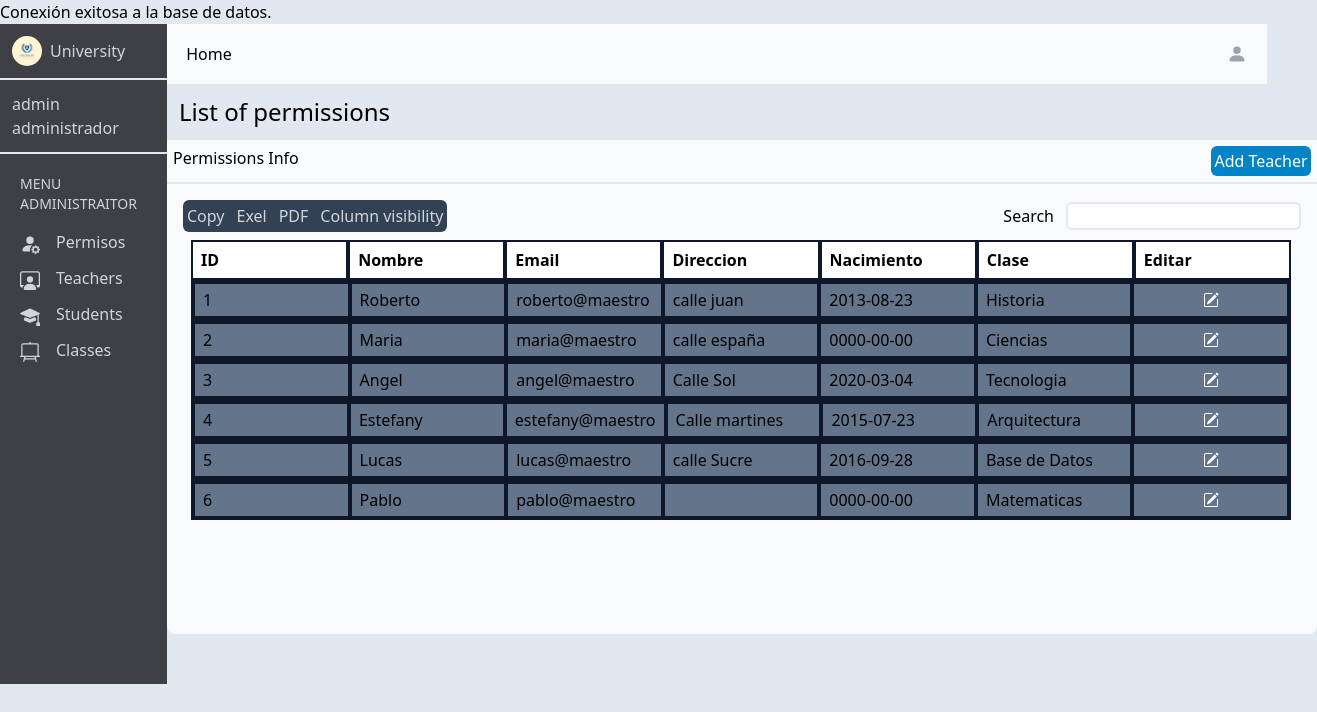
The page /adminmaes.php (signed in) on the database as committed earlier.
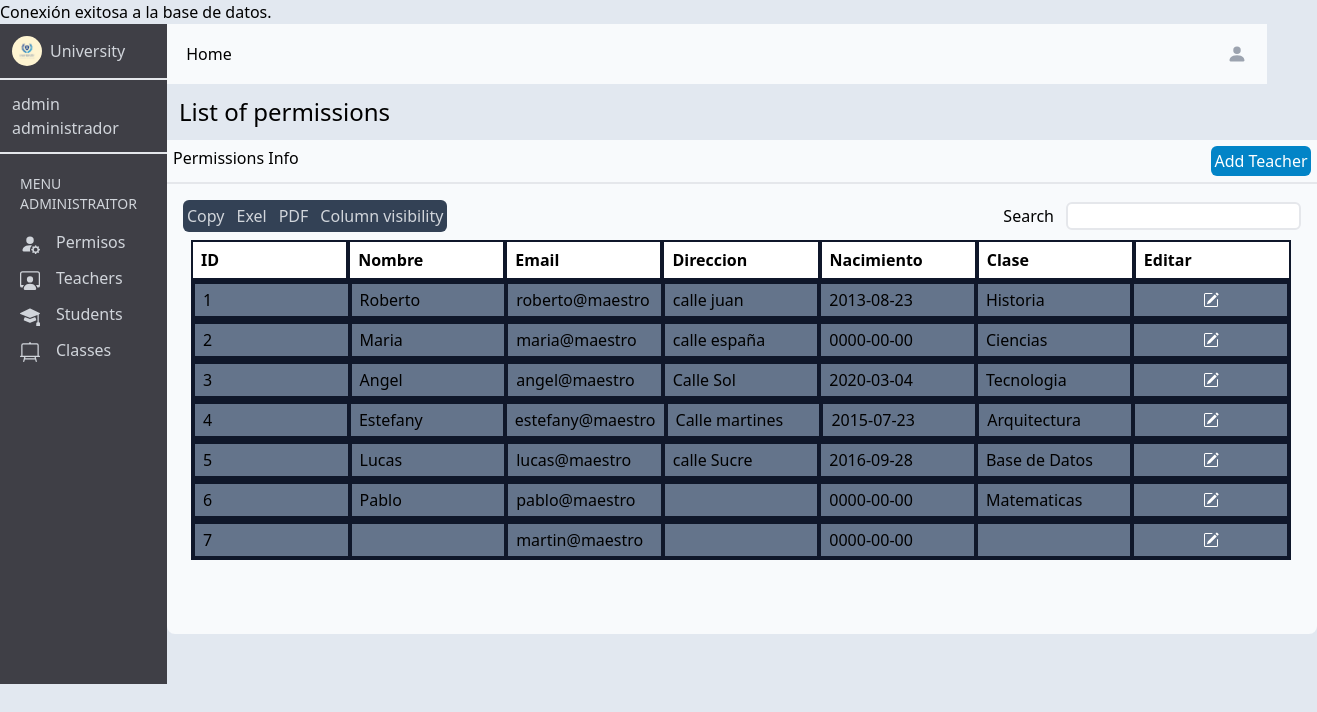
The same page on the database as committed later.
### tables this page shows
CREATE TABLE IF NOT EXISTS `administrador` (
  `id` int NOT NULL AUTO_INCREMENT,
  `dni` int NOT NULL,
  `nombre` varchar(100) NOT NULL,
  `usuario` varchar(250) NOT NULL,
  `contrasena` varchar(250) NOT NULL,
  `permiso` varchar(100) NOT NULL,
  `estado` varchar(100) NOT NULL,
  `direccion` varchar(250) NOT NULL,
  `nacimiento` date NOT NULL,
  `clase` varchar(100) NOT NULL,
  PRIMARY KEY (`id`),
  UNIQUE KEY `dni` (`dni`),
  UNIQUE KEY `usuario` (`usuario`(100)),
  KEY `dni_2` (`dni`)
);

### adminmaes.php (the view, shortened to what this page needs)
<?php
require "connection.php";
$consulta = "SELECT * FROM administrador";
$resultado = mysqli_query($connection, $consulta);
?>
<!DOCTYPE html>
<html lang="en">
<head>
    <link href="/dist/output.css" rel="stylesheet">
</head>
<body class="bg-slate-200">
    <main class="h-screen flex">
        <div class="w-custom-300 h-custom-660 bg-zinc-700">
            <div class="flex items-center p-3 gap-2 border-b-2">
                <img class="w-custom-30 h-custom-30 rounded-full" src="./assets/logo.jpg">
                <p class="text-gray-300">University</p>
            </div>
            <div class="p-3 border-b-2">
                <p class="text-gray-300">admin</p>
                <p class="text-gray-300">administrador</p>
            </div>
            <div class="p-5 flex flex-col">
                <p class="flex justify-center text-gray-300 pb-4 text-sm">MENU ADMINISTRAITOR</p>
                <div class="flex flex-col items-start gap-3">
                    <button class="text-gray-300 hover:translate-y-[-4px]" onclick="permisos()">
                        Permisos</button>
                    <button class="text-gray-300 hover:translate-y-[-4px]" onclick="maestros()">
                        Teachers</button>
                    <button class="text-gray-300 hover:translate-y-[-4px]" onclick="alumnos()">
                        Students</button>
                    <button class="text-gray-300 hover:translate-y-[-4px]" onclick="clases()">
                        Classes</button>
                </div>
            </div>
        </div>
        <div class="flex flex-col">
        <div class="w-custom-1100 flex justify-between h-15 p-3 bg-slate-50">
                <button class="w-custom-60 text-center hover:bg-gray-300 rounded-md" onclick="dashboardadmi()">Home</button>
                <button class="px-2 py-2 flex justify-center hover:bg-gray-300 rounded-md" onclick="menuadmin()"><svg xmlns="http://www.w3.org/2000/svg" width="16" height="16" fill="currentColor" class="bi bi-person-fill text-gray-400 w-custom-20 h-custom-20 inline-block mr-0" viewBox="0 0 16 16">
                        <path d="M3 14s-1 0-1-1 1-4 6-4 6 3 6 4-1 1-1 1H3Zm5-6a3 3 0 1 0 0-6 3 3 0 0 0 0 6Z" />
                    </svg></button>
            </div>
            <div>
                <p class="p-3 text-bold text-2xl">List of permissions</p>
                <div class="w-custom-1150 h-10 p-1.5 bg-slate-50 border-b-2 flex justify-between">
                    <p>Permissions Info</p>
                    <button class="w-custom-100 h-custom-30 bg-sky-600 text-white rounded-md" onclick="addmaes()">Add Teacher</button>
                </div>
                <div class="w-full h-custom-450 p-4 bg-slate-50 rounded-b-lg">
                    <div class="flex justify-between">
                        <div class="w-64 p-1 flex bg-slate-700 gap-3 rounded-md">
                            <button class="text-gray-300">Copy</button>
                            <button class="text-gray-300">Exel</button>
                            <button class="text-gray-300">PDF</button>
                            <button class="text-gray-300">Column visibility</button>
                        </div>
                        <div class="flex justify-center items-center gap-3">
                            <p>Search</p>
                            <input class="w-20 h-8 border-2 rounded-md">
                        </div>
                    </div>
                    <div class="w-custom-1100 flex flex-col p-2">
                        <div class="w-custom-1100 h-custom-40 flex bg-white">
                            <div class="w-custom-300 border-2 border-slate-900 flex items-center p-2 font-bold">ID</div>
                            <div class="w-custom-300 border-2 border-slate-900 flex items-center p-2 font-bold">Nombre</div>
                            <div class="w-custom-300 border-2 border-slate-900 flex items-center p-2 font-bold">Email</div>
                            <div class="w-custom-300 border-2 border-slate-900 flex items-center p-2 font-bold">Direccion</div>
                            <div class="w-custom-300 border-2 border-slate-900 flex items-center p-2 font-bold">Nacimiento</div>
                            <div class="w-custom-300 border-2 border-slate-900 flex items-center p-2 font-bold">Clase</div>
                            <div class="w-custom-300 border-2 border-slate-900 flex items-center p-2 font-bold">Editar</div>
                        </div>
                        <?php
                        $contador = 1;
                        while ($fila = mysqli_fetch_assoc($resultado)) {
                            if ($fila['permiso'] == 'Maestro' || $fila['permiso'] == 'maestro') {
                            echo "<div class='w-custom-1100 h-custom-40 flex bg-slate-500 border-2 border-slate-900'>";
                            echo "<div class='w-custom-220 border-2 border-slate-900 flex items-center p-2'>" . $contador . "</div>";
                            echo "<div class='w-custom-220 border-2 border-slate-900 flex items-center p-2'>" . $fila['nombre'] . "</div>";
                            echo "<div class='w-custom-220 border-2 border-slate-900 flex items-center p-2'>" . $fila['usuario'] . "</div>";
                            echo "<div class='w-custom-220 border-2 border-slate-900 flex items-center p-2'>" . $fila['direccion'] . "</div>";
                            echo "<div class='w-custom-220 border-2 border-slate-900 flex items-center p-2'>" . $fila['nacimiento'] . "</div>";
                            echo "<div class='w-custom-220 border-2 border-slate-900 flex items-center p-2'>" . $fila['clase'] . "</div>";
                            echo "<button class='w-custom-220 border-2 border-slate-900 flex justify-center items-center p-2' onclick='editmaes(" . $fila['dni'] . ", \"" . $fila['usuario'] . "\", \"" . $fila['direccion'] . "\")'>" . "<svg xmlns='http://www.w3.org/2000/svg width='16' height='16' fill='currentColor' class='bi bi-pencil-square text-white' viewBox='0 0 16 16'>" .
                                "<path d='M15.502 1.94a.5.5 0 0 1 0 .706L14.459 3.69l-2-2L13.502.646a.5.5 0 0 1 .707 0l1.293 1.293zm-1.75 2.456-2-2L4.939 9.21a.5.5 0 0 0-.121.196l-.805 2.414a.25.25 0 0 0 .316.316l2.414-.805a.5.5 0 0 0 .196-.12l6.813-6.814z'/>" . "
                                <path fill-rule='evenodd' d='M1 13.5A1.5 1.5 0 0 0 2.5 15h11a1.5 1.5 0 0 0 1.5-1.5v-6a.5.5 0 0 0-1 0v6a.5.5 0 0 1-.5.5h-11a.5.5 0 0 1-.5-.5v-11a.5.5 0 0 1 .5-.5H9a.5.5 0 0 0 0-1H2.5A1.5 1.5 0 0 0 1 2.5v11z'/>" .
                                "</svg>" . "</button>";
                            echo "</div>";
                            $contador++;
                            }
                        }
                        ?>
                    </div>
                </div>
            </div>
        </div>
    </main>
</body>
</html>

Rows that differ between the two databases and show on the page:
added administrador: usuario "martin@maestro", nacimiento "0000-00-00"
